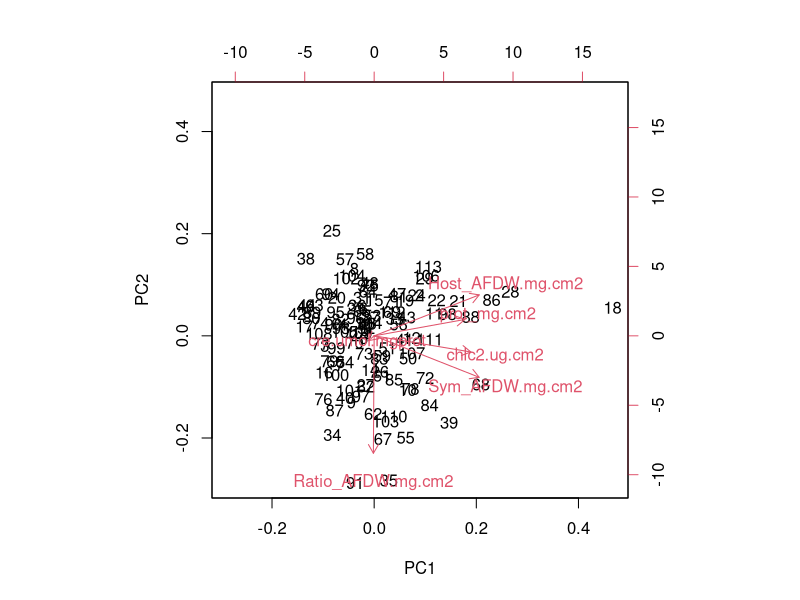
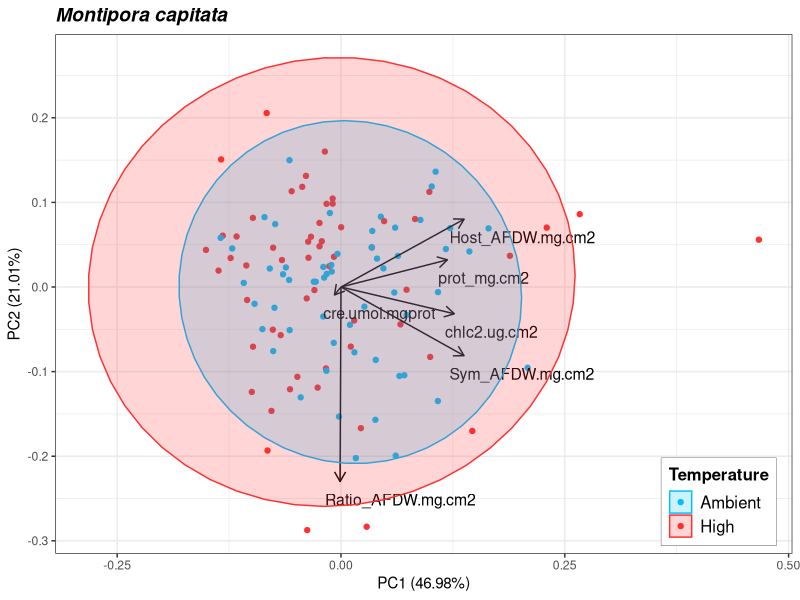
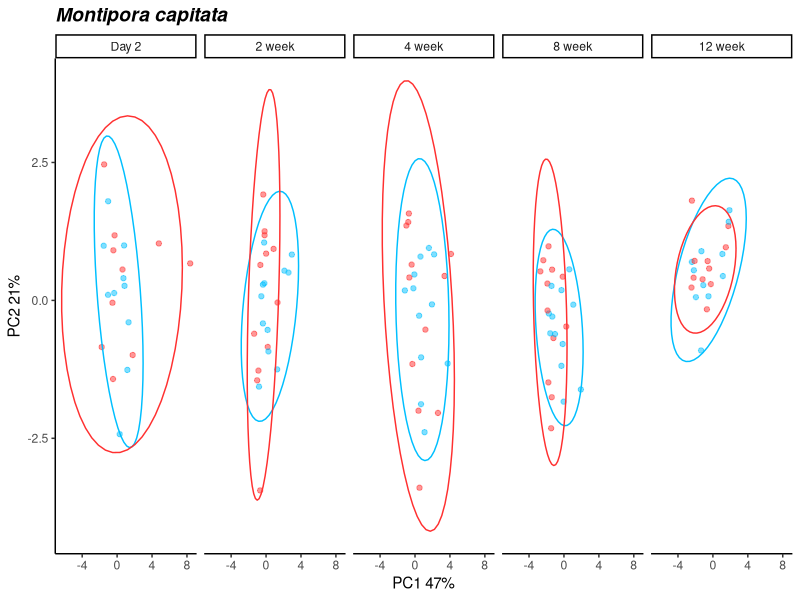
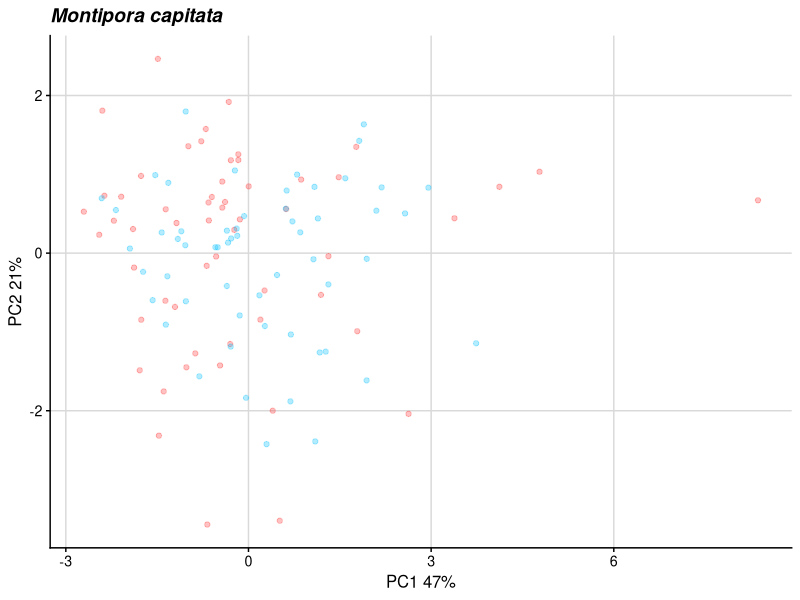
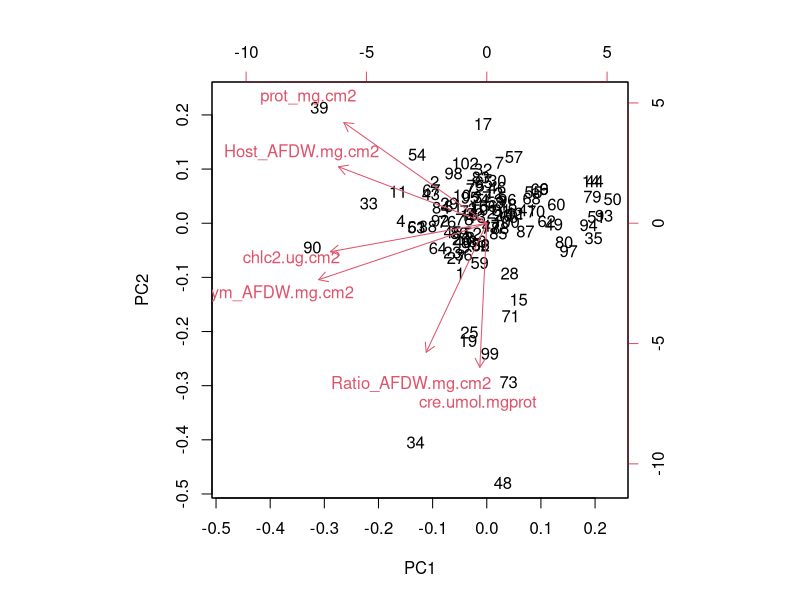
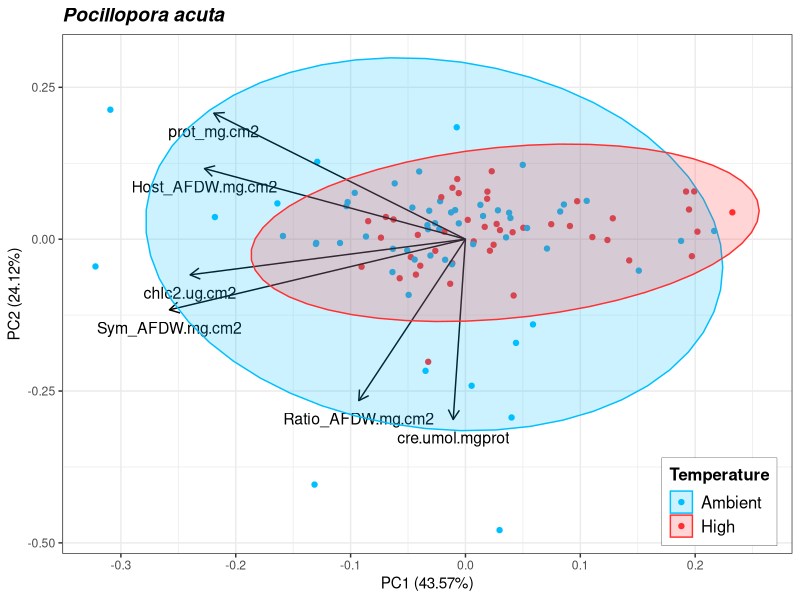
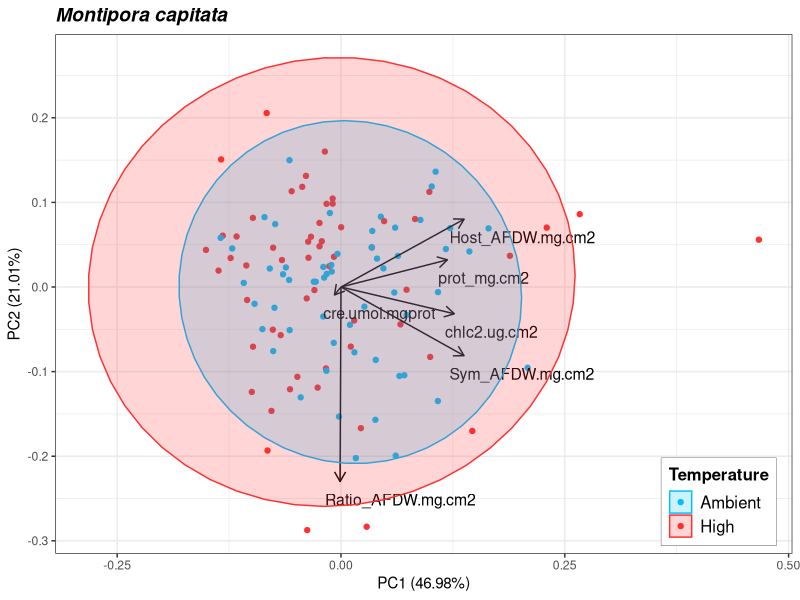
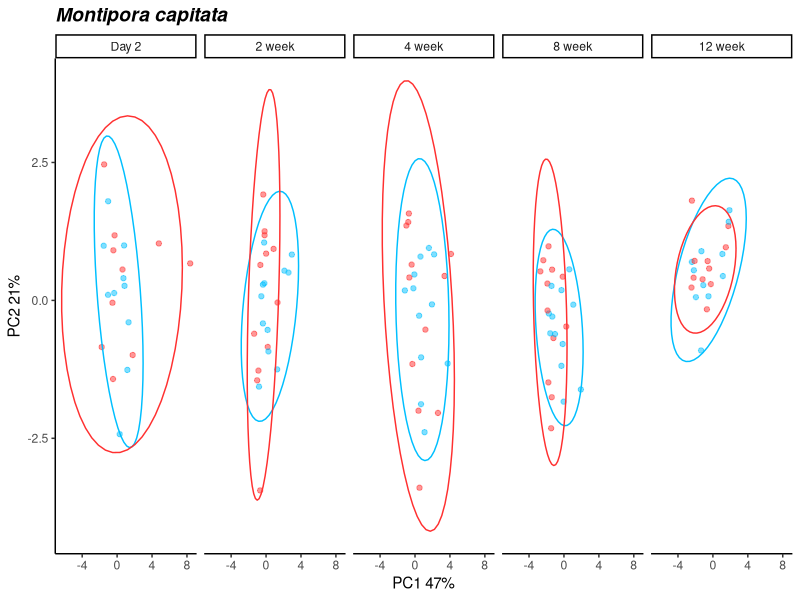

Here is the R script that generated these plots, in order: (Note: this script raises an error after producing the figures.)
# set working directory and load necessary packages
library(vegan)
library(tidyverse)
library(reshape2)
#library(ggbiplot)
library(broom)  # devtools::install_github("tidymodels/broom")
library(cowplot)
library(ggpubr)
library(ggfortify)

# set seed
set.seed(54321)

# import data
data <- read.csv("Output/results_physiology.csv") %>% #read in file
  select(-Pnet_umol.cm2.hr, -Rdark_umol.cm2.hr, -Pgross_umol.cm2.hr, -chla.ug.cm2) %>% na.omit() %>%
  filter(Timepoint=="Day 2"| Timepoint== "2 week"| Timepoint== "4 week" | Timepoint== "8 week" | Timepoint== "12 week")
data$Timepoint <- factor(data$Timepoint, levels = c("Day 2", "2 week", "4 week", "8 week", "12 week"))

cols <- c("lightblue", "red")

unique(data$Phase) # checking that all three phases are present

M.data <- data %>% filter(Species=="Mcapitata") %>% select(c(10:15))
P.data <- data %>% filter(Species=="Pacuta") %>% select(c(10:15))

#Identify Factors 
Mcap.info <- data %>% filter(Species=="Mcapitata") %>% select(c(1:9,16))
Pact.info <-  data %>% filter(Species=="Pacuta") %>% select(c(1:9,16))

#Scale and center datasets
Mcap.data.scaled <- scale(M.data, center = T, scale = T) # scaled variables
Pact.data.scaled <- scale(P.data, center = T, scale = T) # scaled variables

### Mcap
#PCA
Mcap.pca.out <- prcomp(Mcap.data.scaled, center=FALSE, scale=FALSE) #run PCA
M.summary <- summary(Mcap.pca.out); M.summary #view results
biplot(Mcap.pca.out) #plot results

# PERMANOVA
Mcap.mod <- adonis2(Mcap.data.scaled ~ Temperature * CO2 * Timepoint, data = Mcap.info, method = "euclidian"); Mcap.mod # PERMANOVA


## Biplot 
Mcap.biplot <- autoplot(Mcap.pca.out, data = Mcap.info, colour = 'Temperature', 
                       loadings = TRUE, loadings.colour = 'black', frame=TRUE, frame.type = 'norm',
                       loadings.label = TRUE, loadings.label.size = 4, loadings.label.colour = 'black', repel=TRUE,
                       loadings.label.vjust=2, loadings.label.hjust=0.1) +
  scale_color_manual(values = c("deepskyblue", "firebrick1"), aesthetics = c("colour", "fill")) +
  theme_bw() + ggtitle("Montipora capitata") + 
  theme(plot.title = element_text(face = 'bold.italic', size = 14, hjust = 0)) + 
  theme(legend.title = element_text(size=12, face="bold")) + 
  theme(legend.text = element_text(size=12)) +
  theme(legend.position = c(0.9, 0.1)) + 
  theme(legend.background = element_rect(size=0.1, linetype="solid", colour ="black")); Mcap.biplot

ggsave(file="Output/Final_Figures/CSP-PCA-Mcap.png", Mcap.biplot, width = 6, height = 5, units = c("in"))

# Mcap.pca.out %>%
#   augment(M.data) %>% # add original dataset back in
#   ggplot(aes(.fittedPC1, .fittedPC2, color = Temperature)) + 
#   geom_point(size = 1.5) +
#   theme_half_open(12) + background_grid()+
#   stat_ellipse() +
#   facet_grid(cols=vars(Phase))+
#   xlab("PC1 48%") + ylab("PC2 18%")

Mcapitata.plot <- Mcap.pca.out %>%
  augment(Mcap.info) %>% # add original dataset back in
  ggplot(aes(.fittedPC1, .fittedPC2, color = Temperature)) + 
  geom_point(size = 1.5, alpha=0.5) +
  theme_half_open(12) + background_grid()+
  stat_ellipse() +
  theme_classic() +
  ggtitle("Montipora capitata") + 
  facet_grid(cols=vars(Timepoint)) +
  theme(plot.title = element_text(face = 'bold.italic', size = 14, hjust = 0)) +
  theme(legend.title = element_text(size=12, face="bold"), legend.position = "none") +
  scale_color_manual(values = c("deepskyblue", "firebrick1"), aesthetics = c("colour")) +
  xlab("PC1 47%") + ylab("PC2 21%"); Mcapitata.plot 

ggsave(file="Output/Final_Figures/CSP-5TP-Mcap.png", Mcapitata.plot, width = 6, height = 5, units = c("in"))

Mcapitata.plot.all <- Mcap.pca.out %>%
  augment(Mcap.info) %>% # add original dataset back in
  ggplot(aes(.fittedPC1, .fittedPC2, color = Temperature)) + 
  geom_point(size = 1.5, alpha=0.3) +
  theme_half_open(12) + background_grid() +
  ggtitle("Montipora capitata") + 
  theme(plot.title = element_text(face = 'bold.italic', size = 14, hjust = 0)) +
  theme(legend.title = element_text(size=12, face="bold"), legend.position = "none") +
  scale_color_manual(values = c("deepskyblue", "firebrick1"), aesthetics = c("colour")) +
  xlab("PC1 47%") + ylab("PC2 21%"); Mcapitata.plot.all 

ggsave(file="Output/Final_Figures/CSP-all-Mcap.png", Mcapitata.plot.all, width = 6, height = 5, units = c("in"))

### Pact
#PCA
Pact.pca.out <- prcomp(Pact.data.scaled, center=FALSE, scale=FALSE) #run PCA
P.summary <- summary(Pact.pca.out); P.summary #view results
biplot(Pact.pca.out) #plot results

# PERMANOVA
Pact.mod <- adonis2(Pact.data.scaled ~ Temperature * CO2 * Timepoint, data = Pact.info, method = "euclidian"); Pact.mod # PERMANOVA

## Biplot 
Pacuta.biplot <- autoplot(Pact.pca.out, data = Pact.info, colour = 'Temperature', 
                        loadings = TRUE, loadings.colour = 'black', frame=TRUE, frame.type = 'norm',
                        loadings.label = TRUE, loadings.label.size = 4, loadings.label.colour = 'black', repel=TRUE,
                        loadings.label.vjust = 2) +
  scale_color_manual(values = c("deepskyblue", "firebrick1"), aesthetics = c("colour", "fill")) +
  theme_bw() + ggtitle("Pocillopora acuta") + 
  theme(plot.title = element_text(face = 'bold.italic', size = 14, hjust = 0)) + 
  theme(legend.title = element_text(size=12, face="bold")) + 
  theme(legend.text = element_text(size=12)) +
  theme(legend.position = c(0.9, 0.1)) + 
  theme(legend.background = element_rect(size=0.1, linetype="solid", colour ="black")); Pacuta.biplot

ggsave(file="Output/Final_Figures/CSP-PCA-Pacuta.png", Pacuta.biplot, width = 6, height = 5, units = c("in"))

Biplots <- arrangeGrob(Mcap.biplot, Pacuta.biplot, ncol = 2)
ggsave(file="Output/Final_Figures/CSP-PCAs.png", Biplots, width = 12, height = 5, units = c("in"))

# Pact.pca.out %>%
#   augment(P.data) %>% # add original dataset back in
#   ggplot(aes(.fittedPC1, .fittedPC2, color = Temperature)) + 
#   geom_point(size = 1.5) +
#   theme_half_open(12) + background_grid()+
#   stat_ellipse() +
#   facet_grid(cols=vars(Phase))+
#   xlab("PC1 45%") + ylab("PC2 21%")

Pacuta.plot <- Pact.pca.out %>%
  augment(Pact.info) %>% # add original dataset back in
  ggplot(aes(.fittedPC1, .fittedPC2, color = Temperature)) + 
  geom_point(size = 1.5, alpha=0.5) +
  theme_half_open(12) + background_grid()+
  stat_ellipse() +
  theme_classic() +
  ggtitle("Pocillopora acuta") + 
  facet_grid(cols=vars(Timepoint)) +
  theme(plot.title = element_text(face = 'bold.italic', size = 14, hjust = 0)) +
  theme(legend.title = element_text(size=12, face="bold")) +
  scale_color_manual(values = c("deepskyblue", "firebrick1"), aesthetics = c("colour")) +
  xlab("PC1 44%") + ylab("PC2 24%"); Pacuta.plot 

ggsave(file="Output/Final_Figures/CSP-5TP-Pact.png", Pacuta.plot, width = 6, height = 5, units = c("in"))

Five.TP <- arrangeGrob(Mcapitata.plot, Pacuta.plot, ncol=2)
ggsave(file="Output/Final_Figures/CSP-5TP.png", Five.TP, width = 12, height = 6, units = c("in"))


Pact.all <- Pact.pca.out %>%
  augment(Pact.info) %>% # add original dataset back in
  group_by(Timepoint, Temperature) %>%
  mutate(PC1.mean = mean(.fittedPC1),
         PC2.mean = mean(.fittedPC2))
  
Pact.all.fig <- ggplot(Pact.all, aes(.fittedPC1, .fittedPC2, color = Temperature)) + 
  geom_point(size = 1.5, alpha=0.3) +
  #geom_point(data = Pact.all)
  theme_half_open(12) + background_grid() +
  ggtitle("Pocillopora acuta") + 
  theme(plot.title = element_text(face = 'bold.italic', size = 14, hjust = 0)) +
  theme(legend.title = element_text(size=12, face="bold")) +
  scale_color_manual(values = c("deepskyblue", "firebrick1"), aesthetics = c("colour")) +
  xlab("PC1 44%") + ylab("PC2 24%"); Pact.all.fig 

ggsave(file="Output/Final_Figures/CSP-all-Pact.png", Pact.all.fig, width = 6, height = 5, units = c("in"))

All <- arrangeGrob(Mcapitata.plot.all, Pact.all.fig, ncol=2)
ggsave(file="Output/Final_Figures/CSP-all.png", All, width = 12, height = 6, units = c("in"))


multi.page <- ggarrange(Mcapitata.plot, Pacuta.plot, Mcapitata.plot.all, Pacuta.plot.all,
                        nrow = 2, ncol = 2)

ggexport(multi.page, filename = "Output/multi.page.ggplot2.pdf")


## 4 panel figure 
## Timeseries, general PCA, bleaching score, survfit plot 


four <- arrangeGrob(Biplots, ncol=1)
ggsave(file="Output/Final_Figures/CSP-4panel.png", four, width = 12, height = 5, units = c("in"))
